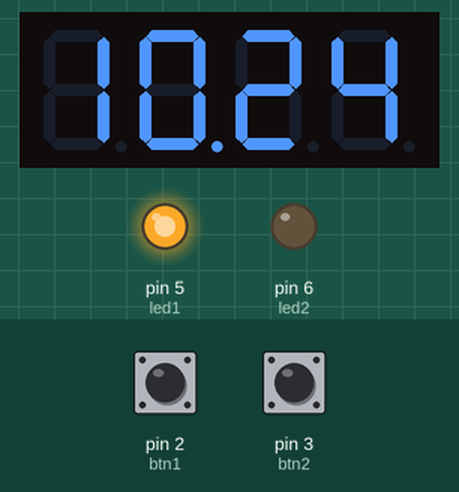
The sketch below on a simulated Arduino Uno, built with avr-gcc and run on an emulated ATmega328P. On the bench: 4-digit seven-segment display, output pins drawn as LEDs (lit = HIGH). Inputs (shaded band) come from the test bench; at power-on: pin 2 (btn1) HIGH, pin 3 (btn2) HIGH. The local clock reads 2024-03-15 10:24:30 at power-on unless the sketch sets it; what the sketch prints to the serial monitor is not drawn.

Above: at 1.2 s.
1.3 s: pin 2 (btn1) pulled LOW for 0.15 s
At 1.56 s:
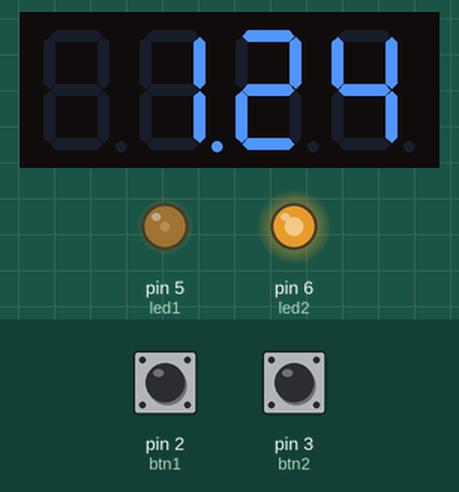
2.0 s: pin 3 (btn2) pulled LOW for 0.15 s
At 2.26 s:
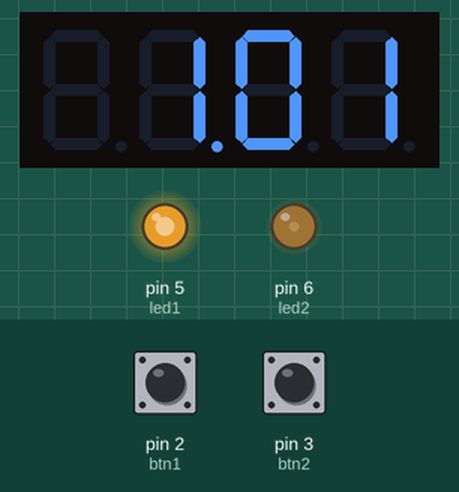
2.7 s: pin 2 (btn1) pulled LOW for 1 s
At 3.88 s:
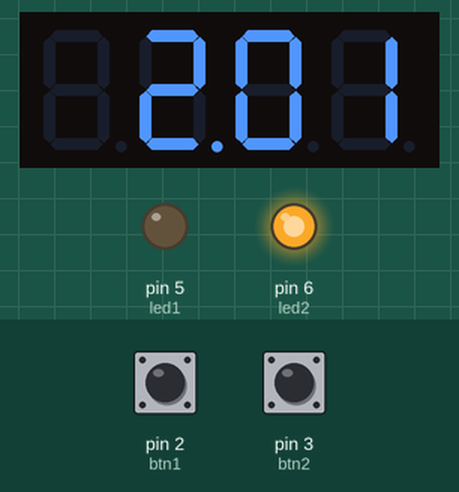
4.3 s: pin 3 (btn2) pulled LOW for 1 s
At 5.51 s:
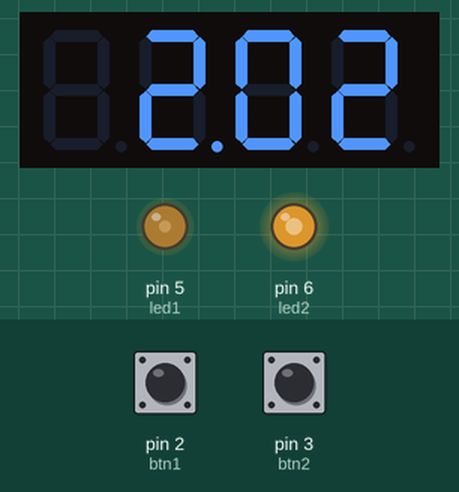
5.9 s: pin 2 (btn1) pulled LOW for 0.15 s
At 6.2 s:
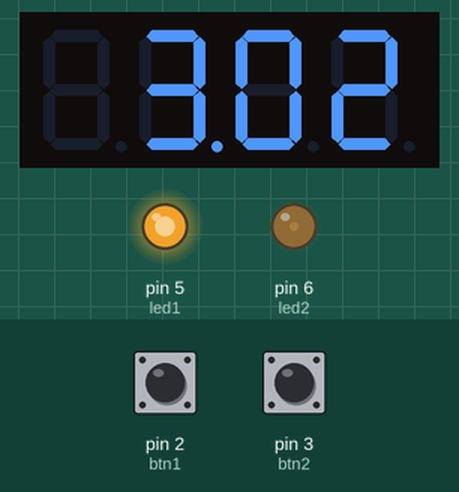
6.6 s: pin 3 (btn2) pulled LOW for 0.15 s
At 7.01 s:
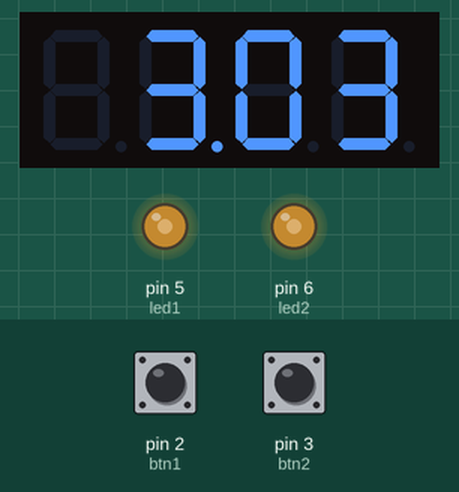
Timing chart, 0 to 8.3 s (numbered marks = the images above; inputs shaded):
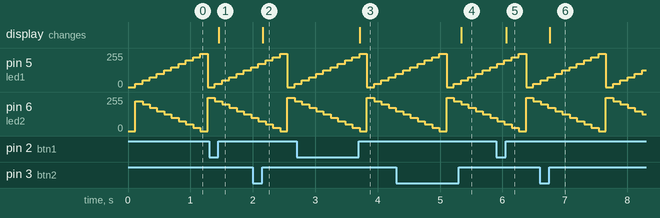

The sketch:

clock.ino
```cpp
#include <Wire.h>
#include "RTClib.h"
#include "SevSeg.h"

#define dig0 A2
#define dig1 11
#define dig2 12
#define dig3 13
#define seg0 A3
#define seg1 A0
#define seg2 A1
#define seg3 10
#define seg4 9
#define seg5 8
#define seg6 7
#define seg7 4
#define led1 5
#define led2 6
#define rtcSCL A5
#define rtcSDA A4
#define btn1 2
#define btn2 3

RTC_DS1307 rtc;
SevSeg sevseg;
int timer1_counter;
volatile int hourInt;
volatile int setHourFlag;
volatile int minInt;
volatile int setMinFlag;
volatile int b;

/* */ // SCHIMBA 10-A2
//          9-A3
//

void setup() {
  pinMode(dig0, OUTPUT);
  pinMode(dig1, OUTPUT);
  pinMode(dig2, OUTPUT);
  pinMode(dig3, OUTPUT);
  pinMode(seg0, OUTPUT);
  pinMode(seg1, OUTPUT);
  pinMode(seg2, OUTPUT);
  pinMode(seg3, OUTPUT);
  pinMode(seg4, OUTPUT);
  pinMode(seg5, OUTPUT);
  pinMode(seg6, OUTPUT);
  pinMode(seg7, OUTPUT);
  pinMode(led1, OUTPUT);
  pinMode(led2, OUTPUT);
  pinMode(rtcSCL, INPUT);
  pinMode(rtcSDA, INPUT);
  pinMode(btn1, INPUT_PULLUP);
  pinMode(btn2, INPUT_PULLUP);

  attachInterrupt(digitalPinToInterrupt(btn1), adjustHour, RISING);
  attachInterrupt(digitalPinToInterrupt(btn2), adjustMin, RISING);
  /* 7-Seg Display */

  byte numDigits = 4;
  byte digitPins[] = {dig0, dig1, dig2, dig3};
  //byte digitPins[] = {10, 11, 12, 13};
  byte segmentPins[] = {seg0, seg1, seg2, seg3, seg4, seg5, seg6, seg7};
  //byte segmentPins[] = {9, 2, A0, A1, 6, 8, 7, 4};
  //byte segmentPins[] = {9,    2,    3,   5,    6,     8,     7,    4};

  bool resistorsOnSegments = true;
  bool updateWithDelaysIn = true;
  byte hardwareConfig = COMMON_CATHODE;
  sevseg.begin(hardwareConfig, numDigits, digitPins, segmentPins, resistorsOnSegments);
  sevseg.setBrightness(20);


  Serial.begin(57600);
  if (! rtc.begin()) {
    Serial.println("Couldn't find RTC");
    while (1);
  }
  if (! rtc.isrunning()) {
    Serial.println("RTC is NOT running!");
    // following line sets the RTC to the date & time this sketch was compiled
    rtc.adjust(DateTime(F(__DATE__), F(__TIME__)));
  }

  /* Timer interrupt */
  noInterrupts();           // disable all interrupts
  TCCR1A = 0;
  TCCR1B = 0;

  // Set timer1_counter to the correct value for our interrupt interval
  //timer1_counter = 45911;   // preload timer 65536-16MHz/256/100Hz
  //timer1_counter = 64286;   // preload timer 65536-16MHz/256/50Hz
  timer1_counter = 58286;   // preload timer 65536-16MHz/256/50Hz
  //timer1_counter = 34286;   // preload timer 65536-16MHz/256/2Hz
  TCNT1 = timer1_counter;   // preload timer
  TCCR1B |= (1 << CS12);    // 256 prescaler
  TIMSK1 |= (1 << TOIE1);   // enable timer overflow interrupt

  interrupts();             // enable all interrupts
}
void loop () {

  DateTime now = rtc.now();
  if (setHourFlag == 1) {
    rtc.adjust(DateTime(now.year(), now.month(), now.day(), hourInt, now.minute(), now.second()));
    Serial.println("Setting hour: \n");
    Serial.print(hourInt);
    Serial.print(':');
    Serial.print(minInt);
    Serial.print('\n');
  }
  if (setMinFlag == 1) {
    rtc.adjust(DateTime(now.year(), now.month(), now.day(), now.hour(), minInt, 0));
    Serial.println("Setting minute: \n");
    Serial.print(hourInt);
    Serial.print(':');
    Serial.print(minInt);
    Serial.print('\n');
  }
  Serial.print(now.hour(), DEC);
    Serial.print(':');
    Serial.print(now.minute(), DEC);
    Serial.print(':');
    Serial.print(now.second(), DEC);
    Serial.println();

  sevseg.setNumber(now.hour() * 100 + now.minute(), 2);
  sevseg.refreshDisplay();


}


ISR(TIMER1_OVF_vect)        // interrupt service routine
{
  TCNT1 = timer1_counter;   // preload timer
  setMinFlag = 0;
  setHourFlag = 0;
 // if(b==255) b = 0;
   b += 25;
  if(b>250) b = 0;
  //else if (b>230) b = 0;
  analogWrite(led1, b);
  if(255-b < 0) b = 0;
  analogWrite(led2, 250-b);
 //Serial.print(b);
  //Serial.println("adjusting brightness ");

}

void adjustHour() {
  if (hourInt > 23) hourInt = 0;  else hourInt++;
  setHourFlag = 1;
  Serial.println("pressed hour");
}

void adjustMin() {
  if (minInt > 58) minInt = 0;  else  minInt++;
  setMinFlag = 1;
  Serial.println("pressed min");
}
```

Measured:
- after the input at 1.3 s, the display: changes after 0.16 s (image 1)
- after the input at 2.0 s, the display: changes after 0.16 s (image 2)
- after the input at 2.7 s, the display: changes after 1.0 s (image 3)
- after the input at 4.3 s, the display: changes after 1.0 s (image 4)
- after the input at 5.9 s, the display: changes after 0.16 s (image 5)
- after the input at 6.6 s, the display: changes after 0.16 s (image 6)
